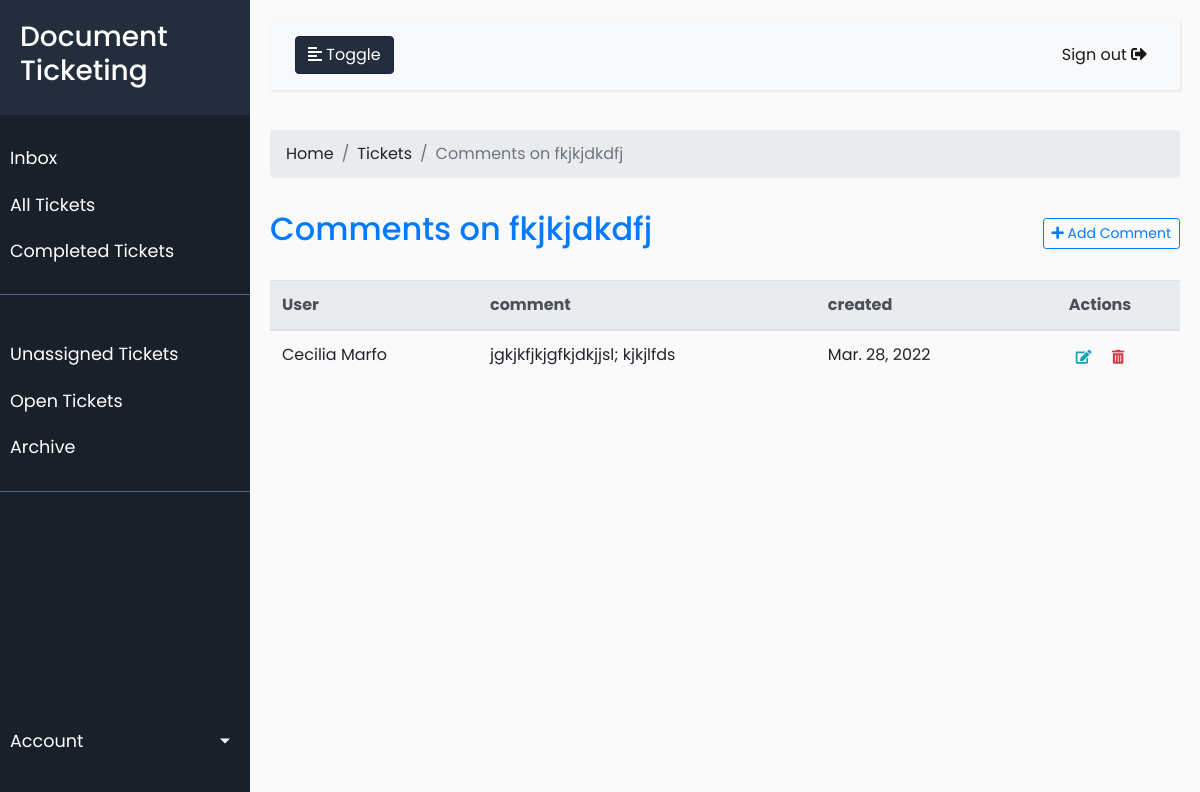
The page /ticket/2/comments (signed in) on the database its author committed.
### app/models.py (models this page shows, shortened)
class Comment(models.Model):
    ticket = models.ForeignKey(
        Ticket, on_delete=models.CASCADE, verbose_name='Ticket')
    slug = models.SlugField(max_length=255, verbose_name='Slug', unique=True)
    user = models.ForeignKey(settings.AUTH_USER_MODEL,
                             verbose_name='User',on_delete=models.CASCADE)
    comment = models.TextField(blank=False, null=False)
    order = OrderField(blank=True, for_fields=[
                       'ticket'], verbose_name='Order #')
    created = models.DateTimeField(auto_now_add=True)
    updated = models.DateTimeField(auto_now=True)
    class Meta:
        db_table = 'comment'
        verbose_name = 'Comment'
        verbose_name_plural = 'Comments'
        ordering = ('order', 'created')

### account/models.py (models this page shows, shortened)
class User(AbstractBaseUser, PermissionsMixin):
    email = models.EmailField(_('email address'), unique=True)
    first_name = models.CharField(_('first name'), max_length=30, blank=True)
    last_name = models.CharField(_('last name'), max_length=30, blank=True)
    date_joined = models.DateTimeField(_('date joined'), auto_now_add=True)
    is_active = models.BooleanField(_('active'), default=True)
    is_staff = models.BooleanField(_('staff status'),default=False)
    roles = models.ManyToManyField(Role)
    objects = UserManager()
    USERNAME_FIELD = 'email'
    REQUIRED_FIELDS = []
    class Meta:
        verbose_name = _('user')
        verbose_name_plural = _('users')
    def __str__(self):
        return self.get_full_name()
    def get_full_name(self):
        full_name = '%s %s' % (self.first_name, self.last_name)
        return full_name.strip()

### app/views.py (the view)
class CommentList(LoginRequiredMixin, CoreListView):
    model = Comment
    def get_queryset(self, **kwargs):
        if self.request.user.is_superuser and self.request.user.is_superuser:
            return Comment.objects.all()
        else:
            return Comment.objects.filter(user=self.request.user)

### app/models.py (called while the page is built)
    def __str__(self):
        return self.title

### cms/mixins.py (called while the page is built)
    def dispatch(self, *args, **kwargs):
        self.model_name = get_model_name(self.model)
        self.app_name = self.model._meta.app_label
        self.model_verbose_name = get_model_name(self.model, 'verbose_name')
        self.model_verbose_name_plural = get_model_name(self.model, 'verbose_name_plural')
        if not hasattr(self, 'ajax_form'):
            self.ajax_form = 'cms/modal/{}.html'.format(self.template)
        if not hasattr(self, 'ajax_list'):
            self.ajax_list = '{}/partials/{}_list_partial.html'.format(self.app_name, self.model_name.lower())
        return super().dispatch(*args, **kwargs)

    def get_template_names(self):
        view_template = ""
        if not hasattr(self, 'template'):
            raise AttributeError(
                "Add template attribute to your {}  for example if list view"
                " then add template='list' appropriate values"
                " list,detail,form,confirm_delete".format(self.__class__.__name__)
            )
        model_name = get_model_name(self.model).lower()
        app = self.model._meta.app_label
        view_template =  "{}/{}_{}.html".format(app, model_name, self.template)
        return [view_template]

### cms/templatetags/cms_tags.py (called while the page is built)
@register.simple_tag(takes_context=True)
def get_object_url(context, action, obj=None):
    model = context['model']
    kwargs = context['kwargs']
    app = model._meta.app_label
    lower_name = obj.__class__.__name__.lower() if obj else model.__name__.lower()
    url_string = '{}:{}-{}'.format(app, lower_name, action)
    if (hasattr(obj, 'pk')):
        kwargs.update({'pk': obj.pk})
    elif (hasattr(obj, 'uuid')):
        kwargs.update({'uuid': obj.uuid})
    elif (hasattr(obj, 'slug')):
        kwargs.update({'slug': obj.slug})
    elif (hasattr(obj, 'id')):
        kwargs.update({'id': obj.id})
    return reverse_lazy(url_string, kwargs=kwargs)

@register.filter(name='verbose_name')
def get_verbose_name(object, attr='verbose_name'):
    obj = object.model if hasattr(object, 'model') else object
    if ':' in attr and attr.split(':', 1)[0].lower() == 'field':
        field = attr.split(':', 1)[1]
        attr = 'verbose_name' if hasattr(
            obj._meta.get_field(field), 'verbose_name') else 'name'
        return getattr(obj._meta.get_field(field), attr) if obj else None
    else:
        attr = attr if hasattr(obj._meta, attr) else 'object_name'
        return getattr(obj._meta, attr) if obj else None

### templates/app/comment_list.html (shortened to what this page needs)
{% extends 'app/ticket_list.html' %}
{% load cms_tags %}
{% load static %}
{% block table %}
<nav aria-label="breadcrumb">
  <ol class="breadcrumb">
    <li class="breadcrumb-item"><a href="{% url 'app:home' %}">Home</a></li>
    <li class="breadcrumb-item"><a href="{% url 'app:ticket-list' %}">Tickets</a></li>
    <li class="breadcrumb-item active" aria-current="page">{{ title }}</li>
  </ol>
</nav>
<div class="d-flex justify-content-between flex-wrap flex-md-nowrap align-items-center pt-3 pb-2 mb-3">
    <h2 class="h2"><span class="text-primary"> {{ title }}</span></h2>
    <div class="btn-toolbar mb-2 mb-md-0">
        <a class="btn btn-sm btn-outline-primary ajax-load-form" href="{% get_object_url 'create' %}">
        <i class="fas fa-plus"></i> Add {{ model_verbose_name }}</a>
    </div>
</div>
<table class="table table-hover" id="table-ajax">
  <thead class="thead-light">
    <tr>
      <th>{{ object_list|verbose_name:'field:user' }}</th>
       <th>{{ object_list|verbose_name:'field:comment' }}</th>
      <th>{{ object_list|verbose_name:'field:created' }}</th>
      <th style="width: 160px; text-align: center;">Actions</th>
    </tr>
  </thead>
  <tbody>
    {% include 'app/partials/comment_list_partial.html' %}
  </tbody>
</table>
{% endblock table %}

### templates/app/partials/comment_list_partial.html
{% load cms_tags %}
{% for comment in object_list %}
<tr id="{{ comment.pk }}">
    <td>{{ comment.user }}</td>
    <td><a href="{% get_object_url 'detail' comment %}" class="border-0 ajax-load-form" title="View">
        {{ comment.comment }}</a></td>
     <td>{{ comment.created|date:'M. d, Y' }}</td>
    <td style="text-align: center;">
        <a href="{% get_object_url 'update' comment %}" class="btn btn-outline-info btn-sm border-0 ajax-load-form" title="Edit">
            <i class="fa fa-edit"></i></a>
        <a href="{% get_object_url 'delete' comment %}" class="btn btn-outline-danger btn-sm border-0 ajax-load-form" title="Delete">
            <i class="fa fa-trash-alt"></i></a>
    </td>
</tr>
{% endfor %}

### static/css/style2.css (style rules this page uses)
body { font-family: 'Poppins', sans-serif; background: #fafafa; }
a, a:hover, a:focus { color: inherit; text-decoration: none; transition: all 0.3s; }

### rows shown on the page
Comment: user "Cecilia Marfo", comment "jgkjkfjkjgfkjdkjjsl; kjkjlfds", created "Mar. 28, 2022"

### other values the page prints
{{ title }} "Comments on fkjkjdkdfj"
{{ model_verbose_name }} "Comment"
{{ object_list|verbose_name:'field:user' }} "User"
{{ object_list|verbose_name:'field:comment' }} "comment"
{{ object_list|verbose_name:'field:created' }} "created"
